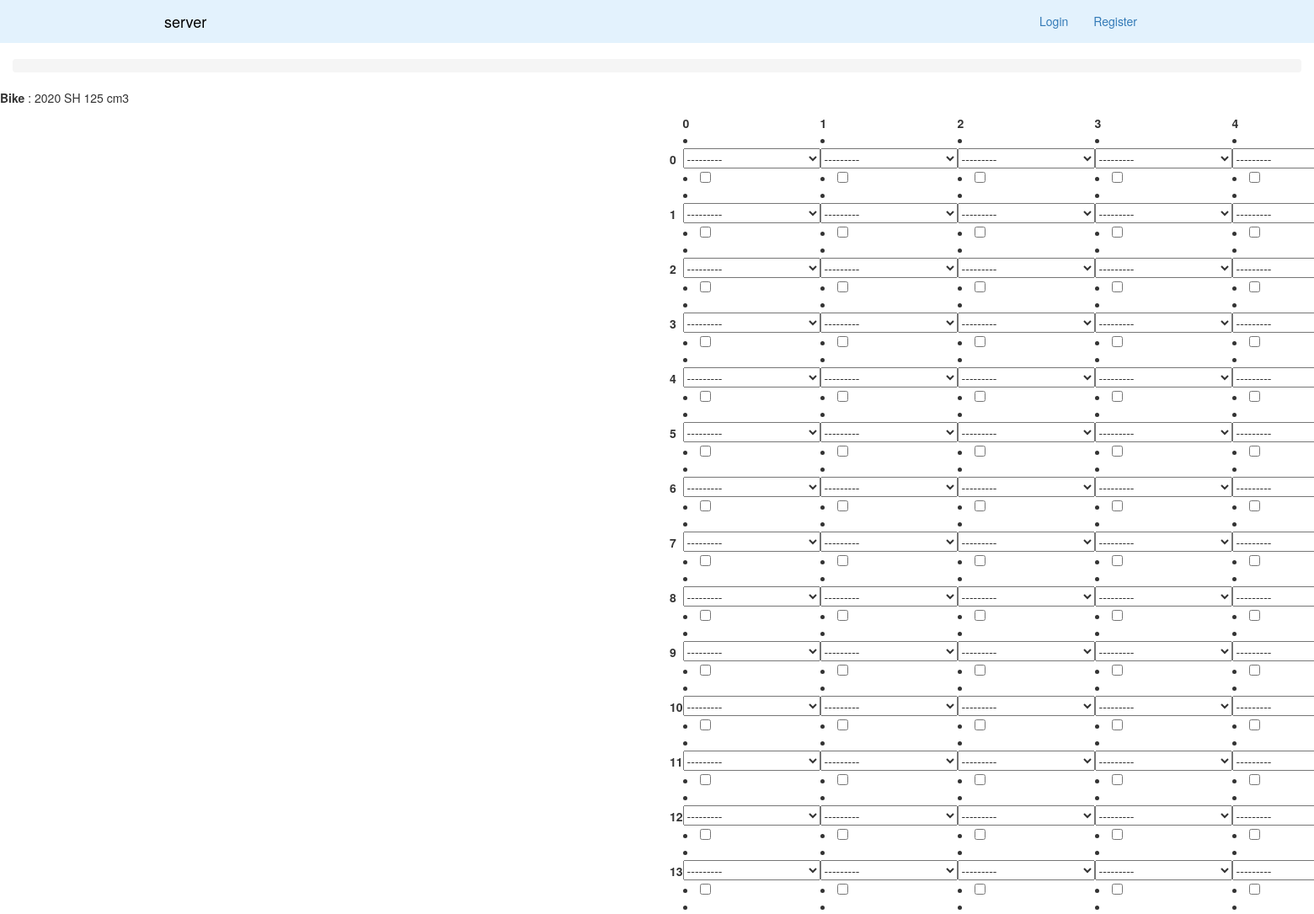
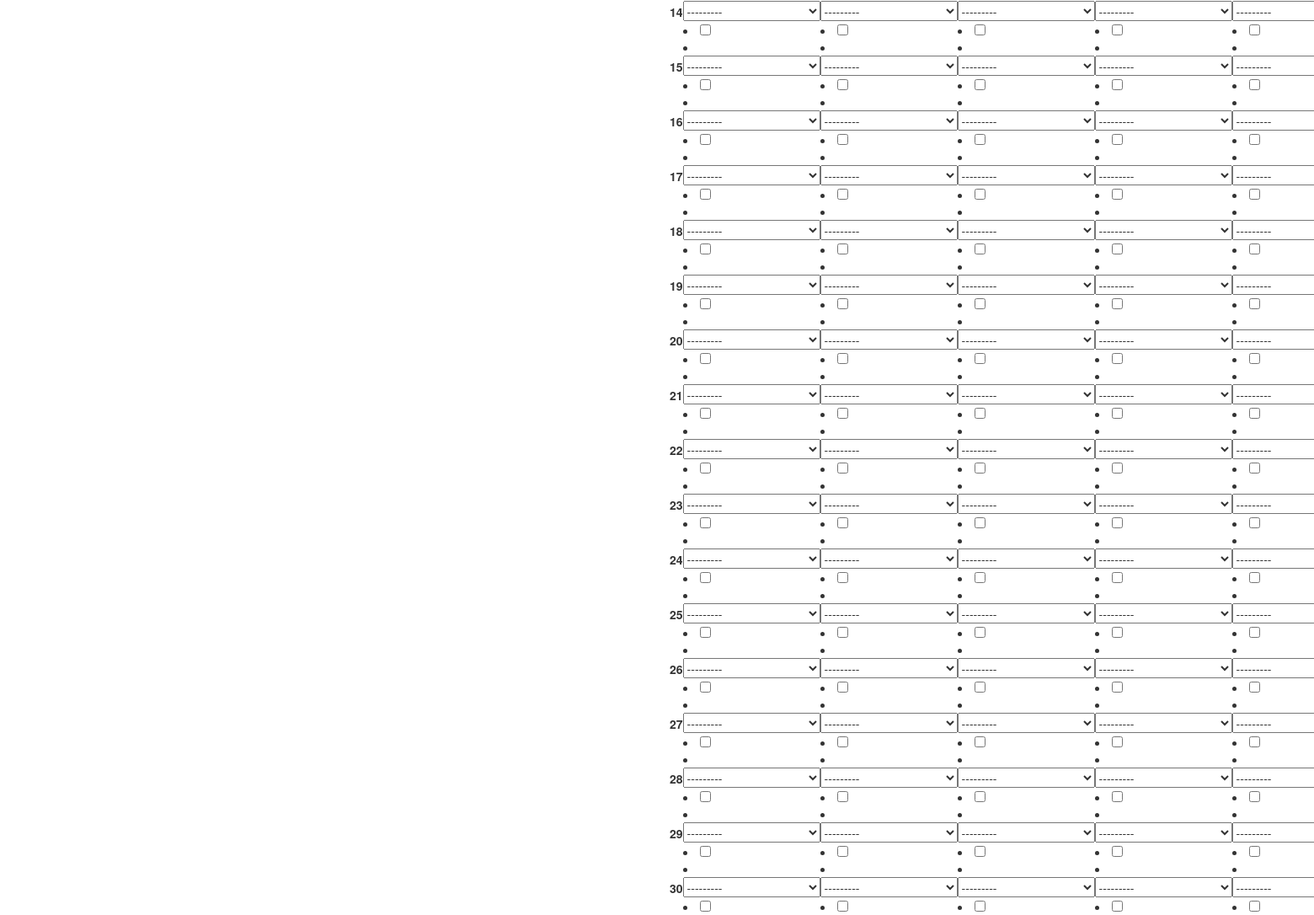
Before: /bike-edit/1/ with the older database file (2 pictures, top to bottom).
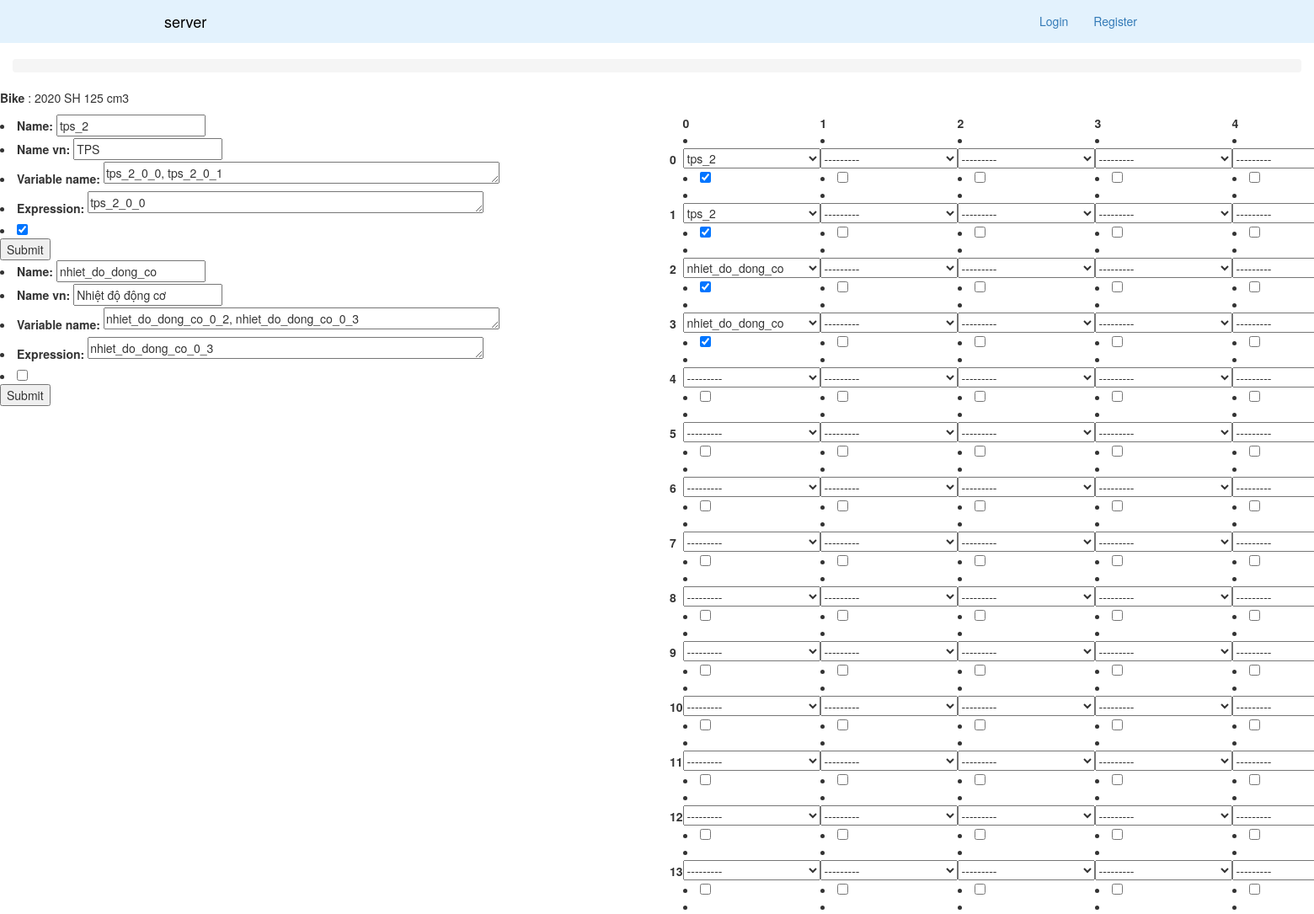
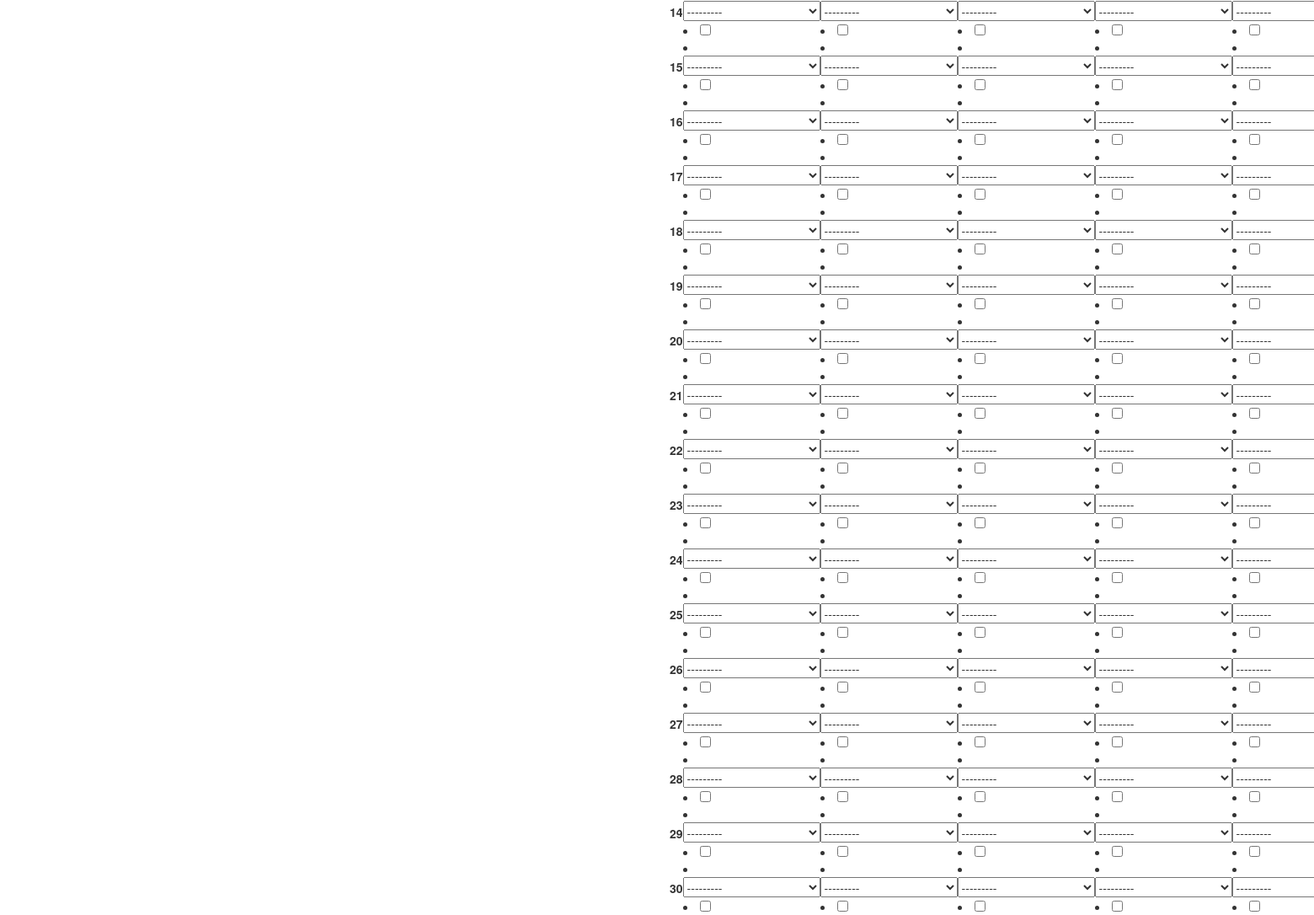
After: the same page with the newer database file (2 pictures, top to bottom).
### firmware/models/Bike.py (models this page shows)
class Bike(models.Model):
    name = models.CharField(max_length=200, unique=True)

### firmware/models/Parameter.py (models this page shows)
class Parameter(models.Model):
    name = models.CharField(max_length=200, unique=True)
    name_vn = models.CharField(max_length=200)
    description = models.CharField(max_length=500)
    unit = models.CharField(max_length=200)
    upper = models.FloatField()
    lower = models.FloatField()
    recommend = models.FloatField()

### firmware/models/BikeParameterExpression.py (models this page shows)
class BikeParameterExpression(models.Model):
    bike_id = models.IntegerField()
    parameter_id = models.IntegerField()
    expression = models.CharField(max_length=200, default='') # default = parameter.name
    is_used = models.BooleanField(default=False)
    class Meta:
        unique_together = ('bike_id', 'parameter_id')

### firmware/views/BikeEditView.py (the view, shortened to what this page needs)
# urls.py: url(r'^bike-edit/(?P<pk>\d+)/$', BikeEditView.as_view(), name='bike-edit'),
class BikeEditView(View):
    template_name = 'firmware/bike.html'
    def get_parameter(self, bike_id, row, column):
        try:
            item = BikeParameter.objects.get(bike_id=bike_id, row=row, column=column)
        except BikeParameter.DoesNotExist:
            return '-', False
        else:
            parameter = Parameter.objects.get(pk=item.parameter_id)
            return parameter.id, item.is_used
    def get_bike_parameters(self, pk):
        bpes = BikeParameterExpression.objects.filter(bike_id=pk).all()
        forms = []
        for bpe in bpes:
            parameter = Parameter.objects.get(pk=bpe.parameter_id)
            bps = BikeParameter.objects.filter(bike_id=pk, parameter_id=bpe.parameter_id).all()
            initial = {
                'bike_id': pk,
                'parameter_id': bpe.parameter_id,
                'name': parameter.name,
                'name_vn': parameter.name_vn,
                'action': 'expression_edit',
                'expression': bpe.expression,
                'variable_name': ', '.join(bp.name for bp in bps),
                'is_used': bpe.is_used
            }
            form = ExpressionEditForm(initial=initial)
            forms.append(form)
        return forms
    def get_bike(self, pk):
        bike = Bike.objects.get(pk=pk)
        Forms = []
        for row in range(6):
            forms = []
            for column in range(31):
                choice, is_used = self.get_parameter(pk, row, column)
                initial = {
                    'choice': choice,
                    'row': row,
                    'column': column,
                    'action': 'select_parameter',
                    'is_used': is_used
                }
                form = SelectParameterForm(initial=initial)
                forms.append(form)
            Forms.append(forms)
        bike_data = {
            'bike': bike,
            'row': range(6),
            'column': range(31),
            'Forms': Forms,
            'bike_parameter_forms': self.get_bike_parameters(pk),
        }
        return bike_data
    def get(self, request, pk):
        bike_data = self.get_bike(pk)
        context = {'bike': bike_data}
        return TemplateResponse(request, self.template_name, context)

### firmware/context_processors.py (called while the page is built)
def is_moderator(request):
    return request.user.groups.filter(name='moderator').exists()

def user(request):
    return {
        'user': request.user,
        'moderator': is_moderator(request)
    }

### firmware/forms/SelectParameterForm.py (called while the page is built)
    def label_from_instance(self, obj):
        return obj.name

### firmware/templatetags/index.py (called while the page is built)
@register.filter
def index(indexable, i):
    return indexable[i]

### templates/firmware/bike.html (shortened to what this page needs)
{% extends 'includes/layout.html' %}
{% load index %}
{% load static %}
{% load humanize %}
{% load mathfilters %}
{% block content %}
    {% if bike %}
        <div class="row">
            <p> <strong> Bike </strong>: {{bike.bike.name}} </p>
        </div>
        <div class="row">
            <div class="col-md-12">
                <div class="row">
                    <div class="col-md-6">
                        {% for form in bike.bike_parameter_forms %}
                            <div class="row">
                                <form enctype='multipart/form-data' method='post'>{% csrf_token %}
                                    {{ form.as_ul }}
                                    <button type='submit'> Submit </button>
                                </form>
                            </div>
                        {% endfor %}
                    </div>
                    <div class="col-md-6">
                        <table style="width:100%">
                            <th></th>
                            {% for r in bike.row %}
                                <th>{{r}}</th>
                            {% endfor %}
                            {% for c in bike.column %}
                                <tr>
                                    <th>{{c}}</th>
                                    {% for r in bike.row %}
                                        <form enctype='multipart/form-data' method='post'>{% csrf_token %}
                                        {% with bike.Forms|index:r|index:c as form %}
                                        <td>{{ form.as_ul }}</td>
                                        {% endwith %}
                                        </form>
                                    {% endfor %}
                                </tr>
                            {% endfor %}
                        </table>
                    </div>
                </div>
            </div>
        </div>
    {% endif %}
{% endblock %}

### templates/includes/layout.html (shortened to what this page needs)
<!DOCTYPE html>
<html lang="en">
{% include "includes/head.html" %}
<body>
    {% include "includes/nav.html" %}
    <div class="container-fluid">
        {% block breadcrumb %}
            <div class="row">
                <div class="col-md-12">
                    <ol class="breadcrumb">
                    </ol>
                </div>
            </div>
        {% endblock %}
        {% block content %}
        {% endblock %}
    </div>
</body>

### templates/includes/head.html (shortened to what this page needs)
<head>
    {% load static %}
    <link href="{% static 'css/bootstrap.css' %}" rel="stylesheet">
    <link href="{% static 'css/shop-homepage.css' %}" rel="stylesheet">
</head>

### templates/includes/nav.html (shortened to what this page needs)
{% load static %}
<nav class="navbar navbar-light navbar-fixed-top" style="background-color: #e3f2fd;" role="navigation">
    <div class="container">
        <div class="navbar-header">
            <a class="navbar-brand" href="{% url 'firmware:index' %}" style="color: #000;">server</a>
        </div>
        <div class="collapse navbar-collapse" id="bs-example-navbar-collapse-1">
            <div class="collapse navbar-collapse">
                <ul class="nav navbar-nav" style="float: right;">
                    {% if user.is_authenticated %}
                        <li class="navbar-text navbar-left">Logged in as
                        {% if moderator %}
                            <strong>moderator</strong>
                        {% endif %}
                        {{ user.username }}</li>
                        <li>
                            <a href="{% url 'firmware:logout' %}">Logout</a>
                        </li>
                    {% else %}
                        <li>
                            <a href="{% url 'firmware:login' %}">Login</a>
                        </li>
                        <li>
                            <a href="{% url 'firmware:register' %}">Register</a>
                        </li>
                    {% endif %}
                </ul>
            </div>
        </div>
    </div>
</nav>

### static/css/shop-homepage.css (style rules this page uses)
body { padding-top: 70px; }
.container { padding-right: 0; padding-left: 0; margin-right: auto; margin-left: auto; }

Changed rows visible on the page:
now on this page (row unchanged): Parameter: name "tps_2" "TPS"
added BikeParameterExpression: expression "tps_2_0_0"
added BikeParameterExpression: is_used "☑" "nhiet_do_dong_co_0_3", is_used "☑" "☑" "☑" "☑"
now on this page (row unchanged): Parameter: name "nhiet_do_dong_co" "Nhiệt độ động cơ"
Other visible differences:
form field choice: "---------" → "tps_2"
form field choice: "---------" → "nhiet_do_dong_co"
new list line: "Name: Name vn: Variable name: Expression: tps_2_0_0, tps_2_0_1 Submit"
new list line: "Name: Name vn: Variable name: Expression: nhiet_do_dong_co_0_2, nhiet_do_dong_co_0_3 Submit"
